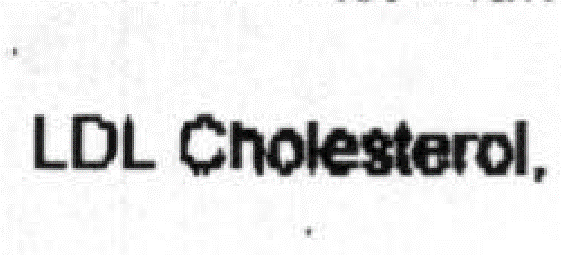
#> input picture tes3.png, 561 x 255 px
$ python ocr.py
#> lines starting #> are read from the running program, lines starting #| are printed output that depends on the picture; after the words box and inside, x2 and y2 are one past the last pixel; in counts of white or black regions, pixels touching at a corner belong together
#> in text_recovery_with_ocr, image is the input picture: shape (255, 561, 3); mean B, G, R 229.2, 229.1, 229.1
import cv2
import numpy as np
import pytesseract
from PIL import Image

def preprocess_image(image):
    """
    Preprocess the input image to enhance text readability.

    Parameters:
    image (numpy.ndarray): The input image.

    Returns:
    numpy.ndarray: The preprocessed image.
    """
    # Convert the image to grayscale
    gray = cv2.cvtColor(image, cv2.COLOR_BGR2GRAY)

    # Apply adaptive thresholding to binarize the image
    thresh = cv2.adaptiveThreshold(gray, 255, cv2.ADAPTIVE_THRESH_GAUSSIAN_C, cv2.THRESH_BINARY_INV, 11, 2)
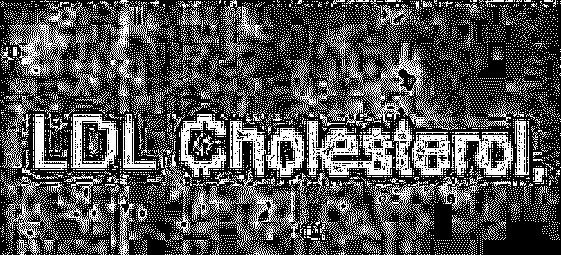
#> thresh: shape (255, 561); 31.7% white in thin lines or dots

    # Denoise the image using morphological operations
    kernel = cv2.getStructuringElement(cv2.MORPH_RECT, (3, 3))
    denoised = cv2.morphologyEx(thresh, cv2.MORPH_OPEN, kernel)
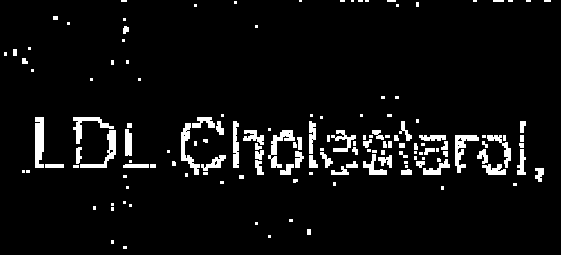
#> denoised: shape (255, 561); 5.5% white; 148 white regions (81 under 20 px), largest, box (x1, y1, x2, y2) and area: (35, 117, 44, 168) 418, (455, 135, 479, 173) 353, (268, 130, 295, 168) 350

    # Perform dilation to enhance text regions
    dilated = cv2.dilate(denoised, kernel, iterations=1)
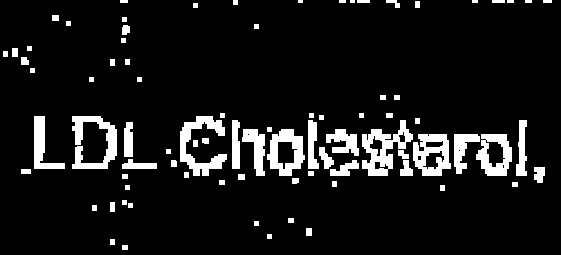
#> dilated: shape (255, 561); 9.2% white; 83 white regions (3 under 20 px), largest, box (x1, y1, x2, y2) and area: (362, 120, 413, 176) 1243, (180, 116, 227, 176) 1163, (72, 116, 117, 169) 1141

    return dilated

def extract_text(image, config='-l eng --oem 1 --psm 6'):
    """
    Extract text from the preprocessed image using Pytesseract.

    Parameters:
    image (numpy.ndarray): The preprocessed image.
    config (str): The Pytesseract configuration string.

    Returns:
    str: The extracted text.
    """
    try:
        # Use Pytesseract to extract text from the image
#> (the run stopped early here; a loop or call above may not have finished)
